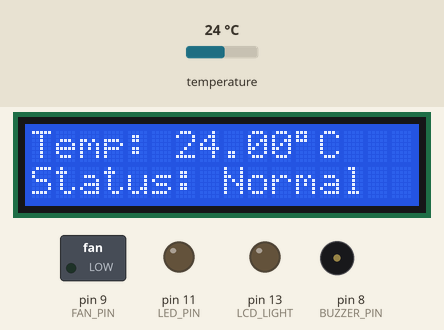
Recording of a sketch running on a simulated Arduino Uno, built with avr-gcc and run on an emulated ATmega328P. On the bench: 16×2 character LCD, switched loads named in the sketch (green lamp = pin HIGH), output pins drawn as LEDs (lit = HIGH), buzzer (waves = sounding, pin HIGH). The test bench sets the inputs (shaded band); at power-on: temperature 24 °C. What the sketch prints to the serial monitor is not drawn.

Above: at 3.2 s.
3.3 s: temperature set to 34.3 °C
At 5.0 s:
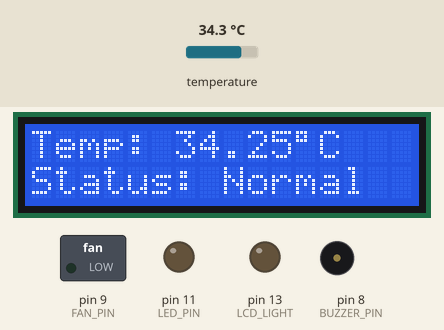
5.6 s: temperature set to 35.3 °C
At 7.1 s:
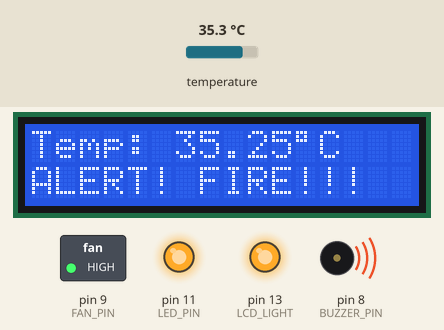
8.1 s: temperature set to 12 °C
At 10.4 s:
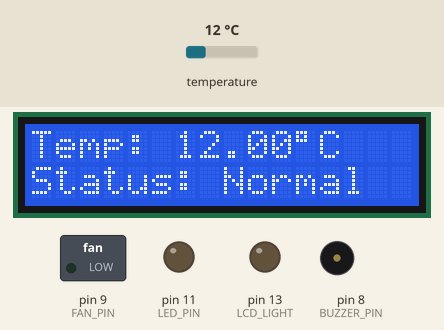
Timing chart, 0 to 11.9 s (numbered marks = the images above; inputs shaded):
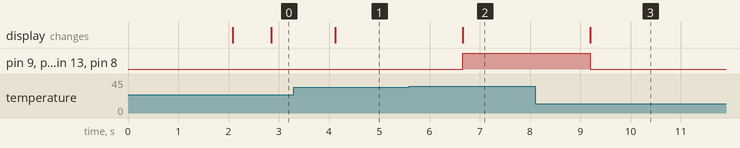

The sketch:

OVER_HEATING_DETECTIONM_AND_MONITORING.ino
```cpp
#include <OneWire.h>
#include <DallasTemperature.h>
#include <LiquidCrystal.h>

// ===== PIN CONFIG =====
#define ONE_WIRE_BUS 10
#define BUZZER_PIN 8
#define FAN_PIN 9
#define LED_PIN 11
#define LCD_LIGHT 13   // 🔥 LCD backlight control

// LCD
LiquidCrystal lcd(7, 6, 5, 4, 3, 2);

// OneWire setup
OneWire oneWire(ONE_WIRE_BUS);
DallasTemperature sensors(&oneWire);

// ===== SETTINGS =====
float thresholdTemp = 35.0;

void setup() {
  Serial.begin(9600);

  sensors.begin();

  pinMode(BUZZER_PIN, OUTPUT);
  pinMode(FAN_PIN, OUTPUT);
  pinMode(LED_PIN, OUTPUT);
  pinMode(LCD_LIGHT, OUTPUT);  // 🔥 backlight pin

  // Ensure all OFF at start
  digitalWrite(BUZZER_PIN, LOW);
  digitalWrite(FAN_PIN, LOW);
  digitalWrite(LED_PIN, LOW);
  digitalWrite(LCD_LIGHT, LOW); // backlight OFF initially

  lcd.begin(16, 2);
  lcd.print("Fire System");
  delay(2000);
  lcd.clear();
}

void loop() {
  // Read temperature
  sensors.requestTemperatures();
  float temp = sensors.getTempCByIndex(0);

  Serial.print("Temp: ");
  Serial.println(temp);

  // Sensor error
  if (temp == -127.0) {
    lcd.setCursor(0, 0);
    lcd.print("Sensor Error   ");
    lcd.setCursor(0, 1);
    lcd.print("Check Wiring   ");

    digitalWrite(FAN_PIN, LOW);
    digitalWrite(BUZZER_PIN, LOW);
    digitalWrite(LED_PIN, LOW);
    digitalWrite(LCD_LIGHT, LOW);

    delay(1000);
    return;
  }

  // Display temp
  lcd.setCursor(0, 0);
  lcd.print("Temp: ");
  lcd.print(temp);
  lcd.print((char)223);
  lcd.print("C   ");

  // ===== LOGIC =====
  if (temp >= thresholdTemp) {
    // 🔥 FIRE ALERT
    lcd.setCursor(0, 1);
    lcd.print("ALERT! FIRE!!! ");

    digitalWrite(FAN_PIN, HIGH);
    digitalWrite(BUZZER_PIN, HIGH);
    digitalWrite(LED_PIN, HIGH);
    digitalWrite(LCD_LIGHT, HIGH); // 💡 ON

  } else {
    // ✅ NORMAL
    lcd.setCursor(0, 1);
    lcd.print("Status: Normal ");

    digitalWrite(FAN_PIN, LOW);
    digitalWrite(BUZZER_PIN, LOW);
    digitalWrite(LED_PIN, LOW);
    digitalWrite(LCD_LIGHT, LOW); // 💡 OFF
  }

  delay(500);
}
```

Measured:
- the behaviour switches between 34.9 and 35 °C on temperature (found by bisection; images 1 and 2)
- after the input at 3.3 s, the display: changes after 0.82 s (image 1)
- after the input at 5.6 s, pin 9 (FAN_PIN), pin 11 (LED_PIN), pin 13 (LCD_LIGHT), pin 8 (BUZZER_PIN): LOW → HIGH after 1.1 s; the display: changes after 1.1 s (image 2)
- after the input at 8.1 s, pin 9 (FAN_PIN), pin 11 (LED_PIN), pin 13 (LCD_LIGHT), pin 8 (BUZZER_PIN): HIGH → LOW after 1.1 s; the display: changes after 1.1 s (image 3)
